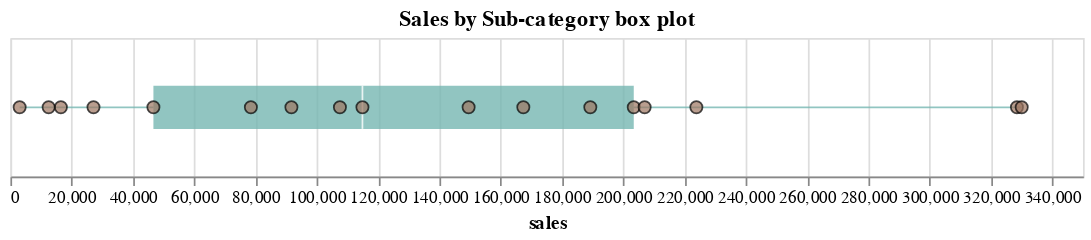

The cell this chart's notebook holds for it:
### Markdown cell above
## Boxplot with points

### Code cell
points = (alt
          .Chart(sales)
          .mark_point(size = 50, filled=True, stroke='black',
                      strokeWidth=1,color = '#9C755F')
          .encode(
              x = alt.X('sales:Q'),
              tooltip = [
                  alt.Tooltip("Sub-Category:N", title = "Category"),
                  alt.Tooltip("sales:Q", title = 'Sales', format =",.0f")
              ]
          )
         )

box = (alt
       .Chart(sales)
       .mark_boxplot(size = 25, opacity = 0.8, color = '#76B7B2')
       .encode(
           x = alt.X('sales:Q'),
       )
      )
       

chart = (box + points).properties(
    title = 'Sales by Sub-category box plot',
    width = 620,
    height = 80
)

chart

### Figure 1 — Vega-Lite specification as saved in the notebook (floating-point values rounded to 4 significant figures)
{"config": {"view": {"continuousWidth": 300, "continuousHeight": 300}}, "layer": [{"mark": {"type": "boxplot", "color": "#76B7B2", "opacity": 0.8, "size": 25}, "encoding": {"x": {"field": "sales", "type": "quantitative"}}}, {"mark": {"type": "point", "color": "#9C755F", "filled": true, "size": 50, "stroke": "black", "strokeWidth": 1}, "encoding": {"tooltip": [{"field": "Sub-Category", "title": "Category", "type": "nominal"}, {"field": "sales", "format": ",.0f", "title": "Sales", "type": "quantitative"}], "x": {"field": "sales", "type": "quantitative"}}}], "data": {"name": "data-cd921eee657d424a733a8301551580f7"}, "height": 80, "title": "Sales by Sub-category box plot", "width": 620, "$schema": "https://vega.github.io/schema/vega-lite/v5.20.1.json", "datasets": {"data-cd921eee657d424a733a8301551580f7": [{"Sub-Category": "Accessories", "sales": 167400.0, "type": "Sub-Category"}, {"Sub-Category": "Appliances", "sales": 107500.0, "type": "Sub-Category"}, {"Sub-Category": "Art", "sales": 27120.0, "type": "Sub-Category"}, {"Sub-Category": "Binders", "sales": 203400.0, "type": "Sub-Category"}, {"Sub-Category": "Bookcases", "sales": 114900.0, "type": "Sub-Category"}, {"Sub-Category": "Chairs", "sales": 328400.0, "type": "Sub-Category"}, {"Sub-Category": "Copiers", "sales": 149500.0, "type": "Sub-Category"}, {"Sub-Category": "Envelopes", "sales": 16480.0, "type": "Sub-Category"}, {"Sub-Category": "Fasteners", "sales": 3024.0, "type": "Sub-Category"}, {"Sub-Category": "Furnishings", "sales": 91700.0, "type": "Sub-Category"}, {"Sub-Category": "Labels", "sales": 12490.0, "type": "Sub-Category"}, {"Sub-Category": "Machines", "sales": 189200.0, "type": "Sub-Category"}, {"Sub-Category": "Paper", "sales": 78480.0, "type": "Sub-Category"}, {"Sub-Category": "Phones", "sales": 330000.0, "type": "Sub-Category"}, {"Sub-Category": "Storage", "sales": 223800.0, "type": "Sub-Category"}, {"Sub-Category": "Supplies", "sales": 46670.0, "type": "Sub-Category"}, {"Sub-Category": "Tables", "sales": 207000.0, "type": "Sub-Category"}]}}
